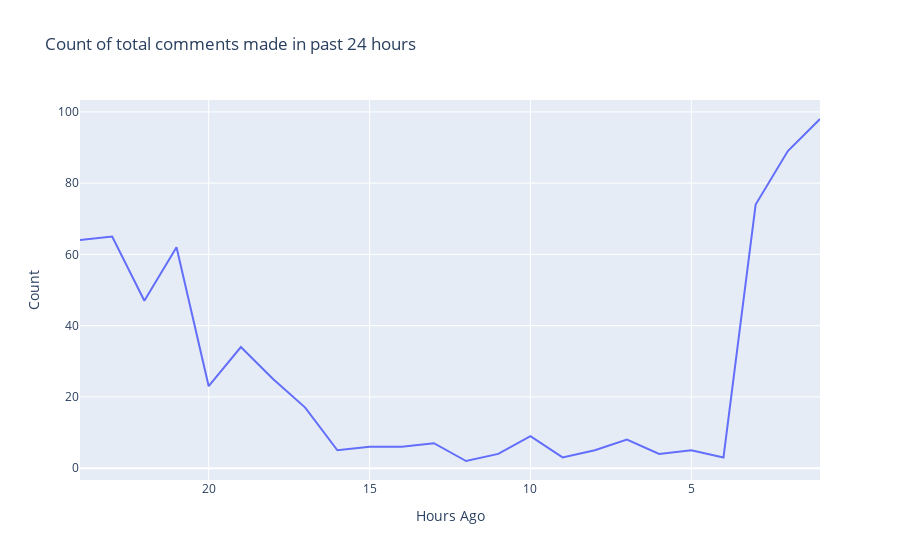

Notebook code cell kept with this figure:
### Code cell
def num_comments_by_hour(comments: pd.DataFrame):
    """Plots how many comments were made in each hour for the last day
    """
    df = comments.copy()
    current_hour = datetime.utcnow().hour + 1
    print(current_hour)
    def get_hour(row):
        created = datetime.utcfromtimestamp(row['created_utc'])
        return created.hour
    # Create hour column
    df['hour'] = df.apply(get_hour, axis=1)
    def get_hours_ago(row):
        ago = (row['hour'] - current_hour)*-1
        if ago<0:
            ago = 24+ago # ago will be negative
        return ((ago-23)*-1)+1 # Inverse the time steps so now is the last
    df['hours_ago'] = df.apply(get_hours_ago, axis=1)

    # Group on hour column
    grouped = df.groupby(by='hours_ago').count()
    grouped.rename(columns={'subreddit_id': 'count'}, inplace=True)
    fig = px.line(
        grouped, 
        y='count',
        title='Count of total comments made in past 24 hours',
        labels={'count': 'Count', 'hours_ago': 'Hours Ago'}
    )
    fig.update_xaxes(range=[24, 1])
    fig.show()
    return grouped
new = num_comments_by_hour(comments)

### Figure 1 — Plotly figure (JSON) as saved in the notebook; plotly's stock layout.template omitted (floating-point values rounded to 4 significant figures)
{"data": [{"hovertemplate": "Hours Ago=%{x}<br>Count=%{y}<extra></extra>", "legendgroup": "", "line": {"color": "#636efa", "dash": "solid"}, "marker": {"symbol": "circle"}, "mode": "lines", "name": "", "orientation": "v", "showlegend": false, "type": "scatter", "x": [1, 2, 3, 4, 5, 6, 7, 8, 9, 10, 11, 12, 13, 14, 15, 16, 17, 18, 19, 20, 21, 22, 23, 24], "xaxis": "x", "y": [98, 89, 74, 3, 5, 4, 8, 5, 3, 9, 4, 2, 7, 6, 6, 5, 17, 25, 34, 23, 62, 47, 65, 64], "yaxis": "y"}], "layout": {"legend": {"tracegroupgap": 0}, "title": {"text": "Count of total comments made in past 24 hours"}, "xaxis": {"anchor": "y", "domain": [0, 1], "range": [24, 1], "title": {"text": "Hours Ago"}}, "yaxis": {"anchor": "x", "domain": [0, 1], "title": {"text": "Count"}}}}
